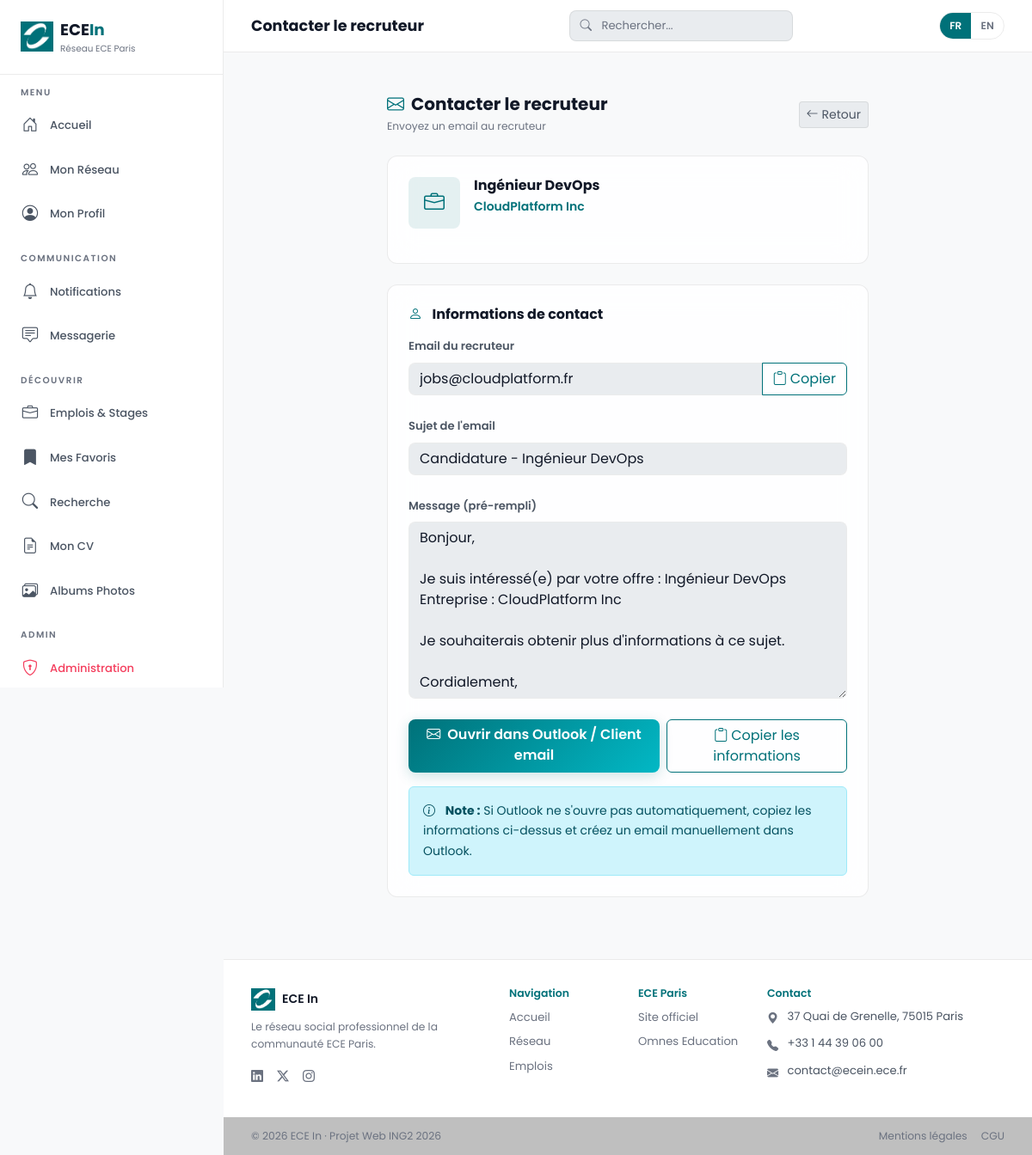
/contacter.php?id=12 (signed in), run on the app's committed database.
### tables this page shows
CREATE TABLE `emplois` (
  `id` int(11) NOT NULL,
  `publie_par` int(11) NOT NULL,
  `titre` varchar(200) NOT NULL,
  `entreprise` varchar(200) NOT NULL,
  `description` text NOT NULL,
  `type` enum('cdi','cdd','stage','alternance','freelance','benevole') NOT NULL,
  `lieu` varchar(200) DEFAULT NULL,
  `salaire` varchar(100) DEFAULT NULL,
  `date_debut` date DEFAULT NULL,
  `date_limite` date DEFAULT NULL,
  `lien_candidature` varchar(255) DEFAULT NULL,
  `contact_email` varchar(100) DEFAULT NULL,
  `date_publication` datetime NOT NULL DEFAULT CURRENT_TIMESTAMP,
  `actif` tinyint(1) DEFAULT '1'
);

### config/config.php (called while the page is built, shortened)
<?php
function t(string $fr, ...$args): string {
    $texte = $fr;
    return $args ? sprintf($texte, ...$args) : $texte;
}
function h(string $data): string {
    return htmlspecialchars($data, ENT_QUOTES, 'UTF-8');
}

### contacter.php (the view, shortened to what this page needs)
<?php
require_once __DIR__ . '/config/config.php';
$pdo    = getDB();
$emploiId = (int) ($_GET['id'] ?? 0);
$stmt = $pdo->prepare("
    SELECT e.*, u.nom, u.prenom, u.photo
    FROM emplois e
    JOIN utilisateurs u ON u.id = e.publie_par
    WHERE e.id = ? AND e.actif = 1
");
$stmt->execute([$emploiId]);
$emploi = $stmt->fetch();
$sujet = t('Candidature') . ' - ' . $emploi['titre'];
$corps = t('Bonjour,') . "\n\n" .
         t('Je suis intéressé(e) par votre offre :') . ' ' . $emploi['titre'] . "\n" .
         t('Entreprise :') . ' ' . $emploi['entreprise'] . "\n\n" .
         t('Je souhaiterais obtenir plus d\'informations à ce sujet.') . "\n\n" .
         t('Cordialement,');
$mailto = 'mailto:' . urlencode($emploi['contact_email']) .
          '?subject=' . urlencode($sujet) .
          '&body=' . urlencode($corps);
include __DIR__ . '/includes/header.php';
include __DIR__ . '/includes/navbar.php';
?>
<div class="container py-4">
    <div class="row justify-content-center">
        <div class="col-lg-8">
            <div class="d-flex justify-content-between align-items-center mb-4">
                <div>
                    <h5 class="fw-bold mb-1">
                        <i class="bi bi-envelope me-2" style="color:var(--accent)"></i><?= t('Contacter le recruteur') ?>
                    </h5>
                    <p class="mb-0 small" style="color:var(--text-3)">
                        <?= t('Envoyez un email au recruteur') ?>
                    </p>
                </div>
                <a href="emplois.php" class="btn btn-sm btn-light">
                    <i class="bi bi-arrow-left me-1"></i><?= t('Retour') ?>
                </a>
            </div>
            <div class="glass p-4 mb-4">
                <div class="d-flex gap-3 align-items-start mb-3">
                    <div class="flex-shrink-0 rounded-3 d-flex align-items-center justify-content-center"
                         style="width:60px;height:60px;background:var(--accent-light)">
                        <i class="bi bi-briefcase" style="color:var(--accent);font-size:1.5rem"></i>
                    </div>
                    <div class="flex-grow-1">
                        <h6 class="fw-bold mb-1"><?= h($emploi['titre']) ?></h6>
                        <div class="fw-semibold mb-2" style="color:var(--accent)">
                            <?= h($emploi['entreprise']) ?>
                        </div>
                    </div>
                </div>
            </div>
            <div class="glass p-4">
                <h6 class="fw-bold mb-3">
                    <i class="bi bi-person me-2" style="color:var(--accent)"></i>
                    <?= t('Informations de contact') ?>
                </h6>
                <div class="mb-4">
                    <label class="form-label fw-semibold"><?= t('Email du recruteur') ?></label>
                    <div class="input-group">
                        <input type="text" class="form-control" id="email-contact"
                               value="<?= h($emploi['contact_email']) ?>" readonly>
                        <button class="btn btn-outline-primary" onclick="copierEmail()">
                            <i class="bi bi-clipboard me-1"></i><?= t('Copier') ?>
                        </button>
                    </div>
                </div>
                <div class="mb-4">
                    <label class="form-label fw-semibold"><?= t('Sujet de l\'email') ?></label>
                    <input type="text" class="form-control" id="sujet-email"
                           value="<?= h($sujet) ?>" readonly>
                </div>
                <div class="mb-4">
                    <label class="form-label fw-semibold"><?= t('Message (pré-rempli)') ?></label>
                    <textarea class="form-control" rows="8" id="corps-email" readonly><?= h($corps) ?></textarea>
                </div>
                <div class="d-flex gap-2">
                    <a href="<?= h($mailto) ?>" class="btn btn-ecein-primary" id="btn-outlook">
                        <i class="bi bi-envelope me-2"></i><?= t('Ouvrir dans Outlook / Client email') ?>
                    </a>
                    <button class="btn btn-outline-primary" onclick="copierTout()">
                        <i class="bi bi-clipboard me-1"></i><?= t('Copier les informations') ?>
                    </button>
                </div>
                <div class="alert alert-info mt-3 mb-0">
                    <i class="bi bi-info-circle me-2"></i>
                    <strong><?= t('Note :') ?></strong> <?= t('Si Outlook ne s\'ouvre pas automatiquement, copiez les informations ci-dessus et créez un email manuellement dans Outlook.') ?>
                </div>
            </div>
        </div>
    </div>
</div>
<?php include __DIR__ . '/includes/footer.php'; ?>

### assets/css/style.css (style rules this page uses)
:root { --bg: #f8f9fa; --bg-2: #ffffff; --bg-3: #e9ecef; --surface: #ffffff; --surface-solid: #ffffff; --glass: rgba(255, 255, 255, .85); --glass-border: rgba(0, 0, 0, .08); --glass-blur: blur(18px); --text: #111827; --text-2: #4b5563; --text-3: #6b7280; --accent: #007179; --accent-2: #02B8C5; --accent-light: rgba(0, 113, 121, .1); --accent-glow: rgba(0, 113, 121, .2); --teal: #14b8a6; --rose: #f43f5e; --indigo: #16003b; --sky: #38bdf8; --emerald: #34d399; --radius: 12px; --radius-sm: 8px; --radius-xs: 4px; --sidebar-w: 260px; --header-h: 0px; --transition: all .2s ease; }
*, *::before, *::after { box-sizing: border-box; }
body { margin: 0; background: var(--bg); color: var(--text); font-family: 'Poppins', sans-serif; font-size: .875rem; line-height: 1.65; overflow-x: hidden; }
a { color: var(--accent); text-decoration: none; transition: var(--transition); }
.glass { background: var(--glass); backdrop-filter: var(--glass-blur); -webkit-backdrop-filter: var(--glass-blur); border: 1px solid var(--glass-border); border-radius: var(--radius); transition: var(--transition); }
.btn-ecein-primary { background: linear-gradient(135deg, var(--accent), var(--accent-2)); color: #fff; border: none; border-radius: var(--radius-sm); font-weight: 600; transition: var(--transition); box-shadow: 0 4px 15px var(--accent-glow); }
.form-control, .form-select { background-color: var(--bg-3); border: 1px solid var(--glass-border); color: var(--text); border-radius: var(--radius-sm); }
.form-control::placeholder { color: var(--text-3); }
.form-label { color: var(--text-2); font-weight: 500; font-size: .82rem; }
.btn-light { background: var(--bg-3); border: 1px solid var(--glass-border); color: var(--text-2); }
.btn-outline-primary { color: var(--accent); border-color: var(--accent); }
.btn { transition: all .2s cubic-bezier(.4,0,.2,1); }

### data on the page
emplois: titre "Ingénieur DevOps", entreprise "CloudPlatform Inc", contact_email "jobs@cloudplatform.fr", titre "Candidature - Ingénieur DevOps", titre+entreprise "Bonjour, Je suis intéressé(e) par votre offre : Ingénieur DevOps Entreprise : CloudPlatform Inc Je souhaiterais obtenir plus d'informations à ce sujet. Cordialement,"

### other printed values
t('Réseau ECE Paris') "Réseau ECE Paris"
t('Accueil') "Accueil"
t('Mon Réseau') "Mon Réseau"
t('Mon Profil') "Mon Profil"
t('Messagerie') "Messagerie"
t('Découvrir') "DÉCOUVRIR"
t('Emplois & Stages') "Emplois & Stages"
t('Mes Favoris') "Mes Favoris"
t('Recherche') "Recherche"
t('Mon CV') "Mon CV"
t('Albums Photos') "Albums Photos"
$pageTitle "Contacter le recruteur"
t('Contacter le recruteur') "Contacter le recruteur"
t('Envoyez un email au recruteur') "Envoyez un email au recruteur"
t('Retour') "Retour"
